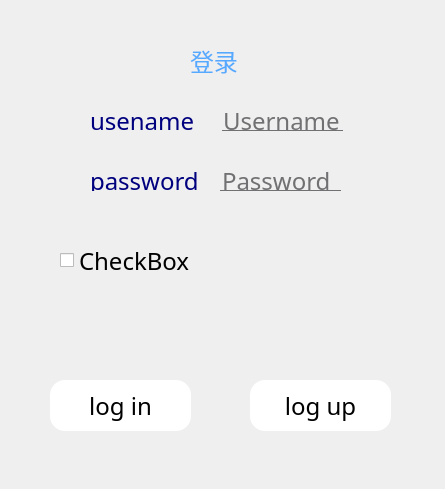
<?xml version="1.0" encoding="UTF-8"?>
<ui version="4.0">
 <class>LoginWidget</class>
 <widget class="QWidget" name="LoginWidget">
  <property name="geometry">
   <rect>
    <x>0</x>
    <y>0</y>
    <width>445</width>
    <height>489</height>
   </rect>
  </property>
  <property name="windowTitle">
   <string>Form</string>
  </property>
  <property name="styleSheet">
   <string notr="true">*{
font-size:24px;
font-family:Century Gothic;
}
QFrame{
background:rgba(0,0,0,0.8);
border-radius:15px;
}
#Widget{
background:url(D:/pictures/sunrise.jpg);
}

QToolButton{
background:red;
border-radius:60px;
}
QLabel{
color:rgb(0, 0, 127);
background:transparent;
}
QPushButton{
background:white;
border-radius:15px;
}
QPushButton:hover{
background:#333;
border-radius:15px;
background:#49ebff;
}
QLineEdit{
background:transparent;
border:none;
color:#717072;
border-bottom:1px solid #717072;
}</string>
  </property>
  <widget class="QPushButton" name="loginButton">
   <property name="geometry">
    <rect>
     <x>50</x>
     <y>380</y>
     <width>141</width>
     <height>51</height>
    </rect>
   </property>
   <property name="text">
    <string>log in</string>
   </property>
  </widget>
  <widget class="QPushButton" name="logupButton">
   <property name="geometry">
    <rect>
     <x>250</x>
     <y>380</y>
     <width>141</width>
     <height>51</height>
    </rect>
   </property>
   <property name="text">
    <string>log up</string>
   </property>
  </widget>
  <widget class="QCheckBox" name="checkBox">
   <property name="geometry">
    <rect>
     <x>60</x>
     <y>240</y>
     <width>141</width>
     <height>41</height>
    </rect>
   </property>
   <property name="text">
    <string>CheckBox</string>
   </property>
  </widget>
  <widget class="QLabel" name="label_2">
   <property name="geometry">
    <rect>
     <x>90</x>
     <y>170</y>
     <width>111</width>
     <height>21</height>
    </rect>
   </property>
   <property name="text">
    <string>password</string>
   </property>
  </widget>
  <widget class="QLabel" name="label_3">
   <property name="geometry">
    <rect>
     <x>190</x>
     <y>40</y>
     <width>71</width>
     <height>41</height>
    </rect>
   </property>
   <property name="styleSheet">
    <string notr="true">QLabel{
color:rgb(85, 170, 255);
background:transparent;
font: 24pt &quot;黑体&quot;;
}</string>
   </property>
   <property name="text">
    <string>登录</string>
   </property>
  </widget>
  <widget class="QLineEdit" name="usernameEdit">
   <property name="geometry">
    <rect>
     <x>222</x>
     <y>110</y>
     <width>121</width>
     <height>21</height>
    </rect>
   </property>
   <property name="text">
    <string>Username</string>
   </property>
  </widget>
  <widget class="QLabel" name="label">
   <property name="geometry">
    <rect>
     <x>90</x>
     <y>110</y>
     <width>111</width>
     <height>21</height>
    </rect>
   </property>
   <property name="text">
    <string>usename</string>
   </property>
  </widget>
  <widget class="QLineEdit" name="passwordEdit">
   <property name="geometry">
    <rect>
     <x>220</x>
     <y>170</y>
     <width>121</width>
     <height>21</height>
    </rect>
   </property>
   <property name="text">
    <string>Password</string>
   </property>
  </widget>
 </widget>
 <resources/>
 <connections/>
</ui>
